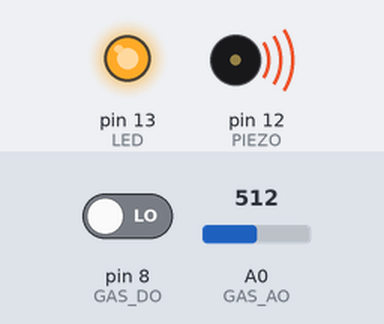
Recording of a sketch running on a simulated Arduino Uno, built with avr-gcc and run on an emulated ATmega328P. On the bench: output pins drawn as LEDs (lit = HIGH), buzzer (waves = sounding, pin HIGH). Inputs (shaded band) come from the test bench; at power-on: A0 (GAS_AO) = 512, pin 8 (GAS_DO) LOW. What the sketch prints to the serial monitor is not drawn.

Above: at 2.2 s.
2.3 s: A0 (GAS_AO) set to 109
4.2 s: A0 (GAS_AO) set to 95
At 6.2 s:
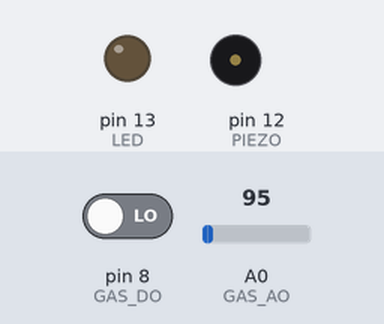
7.5 s: A0 (GAS_AO) set to 122
At 8.6 s:
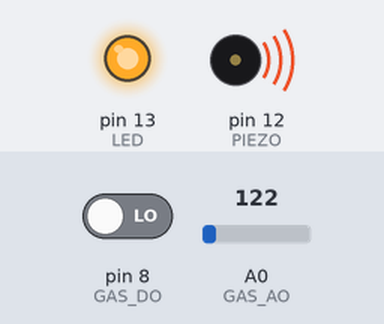
9.5 s: A0 (GAS_AO) set to 90
At 11.4 s:
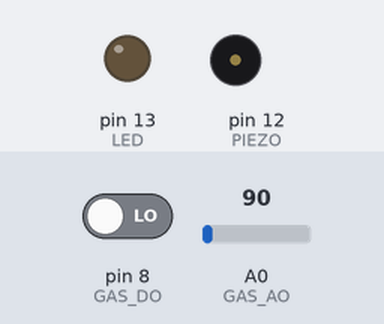
Timing chart, 0 to 12.5 s (numbered marks = the images above; inputs shaded):
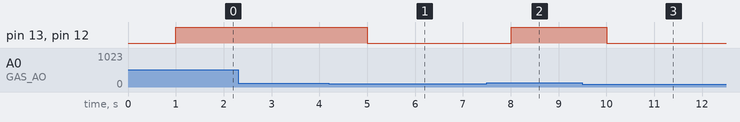

Measured:
- the behaviour switches between 101 and 100 on A0 (GAS_AO) (found by bisection; images 0 and 1)
- after the input at 4.2 s, pin 13 (LED), pin 12 (PIEZO): HIGH → LOW after 0.81 s
- after the input at 7.5 s, pin 13 (LED), pin 12 (PIEZO): LOW → HIGH after 0.51 s
- after the input at 9.5 s, pin 13 (LED), pin 12 (PIEZO): HIGH → LOW after 0.51 s

The sketch:

08_GAS_02.ino
```cpp
#define GAS_AO A0
#define GAS_DO 8
#define PIEZO 12
#define LED 13

void setup() {
  pinMode(PIEZO, OUTPUT);
  pinMode(LED, OUTPUT);
  Serial.begin(9600);
  Serial.println("히터 가열");
  delay(1000);
}

void loop() {
  digitalWrite(PIEZO, LOW);
  digitalWrite(LED, LOW);

  float sensorValue = analogRead(GAS_AO);
  float sensorDValue = digitalRead(GAS_DO);

  Serial.print("센서 확인: ");
  Serial.print(sensorValue);

  if (sensorValue > 100) {
    Serial.println("연기 감지");
    digitalWrite(PIEZO, HIGH);
    digitalWrite(LED, HIGH);
  }

  Serial.print("D-센서: ");
  Serial.print(sensorDValue);
  Serial.println();
  delay(1000);
}
```
